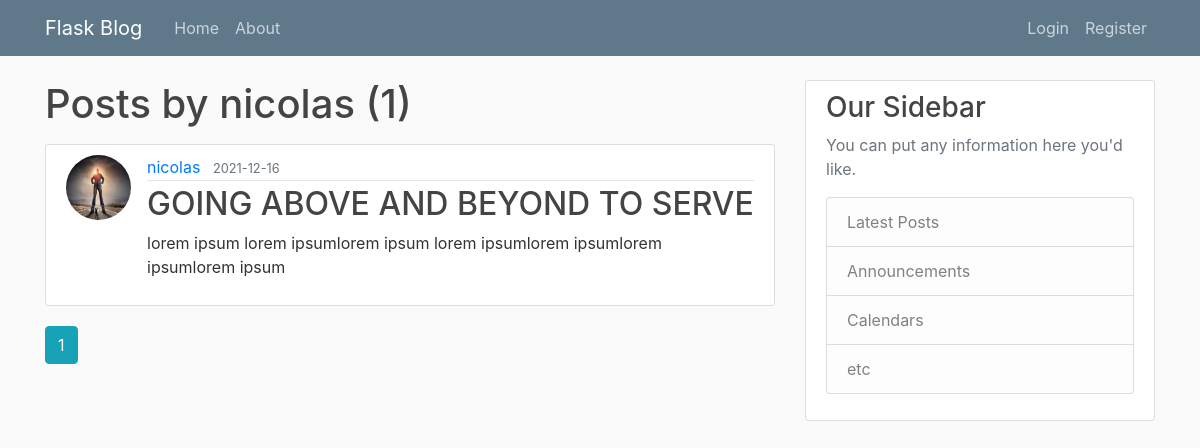
Page /user/nicolas on the earlier database version.
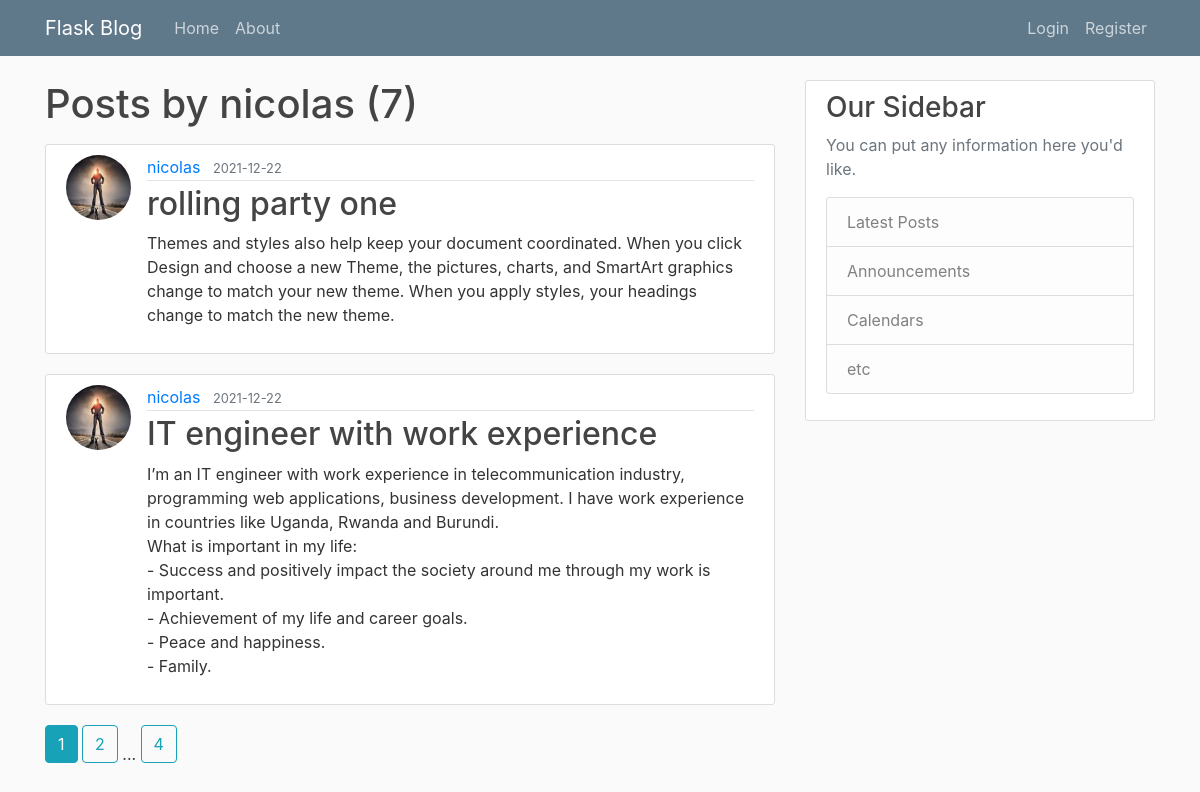
Same page on the later database version.
### blog/models.py (models this page shows, shortened)
class User(db.Model, UserMixin):
    id = db.Column(db.Integer, primary_key=True)
    username = db.Column(db.String(20),
                         unique=True,
                         nullable=False)
    email = db.Column(db.String(120),
                      unique=True,
                      nullable=False)
    image_file = db.Column(db.String(20),
                           nullable=False,
                           default='default.jpg')
    password = db.Column(db.String(60),
                         nullable=False)
    posts = db.relationship('Post', backref='author', lazy=True)

class Post(db.Model):
    id = db.Column(db.Integer, primary_key=True)
    title = db.Column(db.String(100),
                      nullable=False)
    date = db.Column(db.DateTime, nullable=False, default=datetime.utcnow)
    content = db.Column(db.Text,
                        nullable=False)
    user_id = db.Column(db.Integer, db.ForeignKey('user.id'), nullable=False)

### blog/routes.py (the view)
@app.route("/user/<string:username>")
def user_posts(username):
    page = request.args.get('page', 1, type=int)
    user = User.query.filter_by(username=username).first_or_404()
    posts = Post.query.filter_by(author=user)\
        .order_by(Post.date.desc())\
        .paginate(page=page, per_page=2)
    return render_template('user_posts.html', posts=posts, user=user)

### blog/templates/user_posts.html (shortened to what this page needs)
{% extends 'base.html' %}
{% block content %}
    <h1 class="mb-3"> Posts by {{ user.username }} ({{ posts.total }})</h1>
    {% for post in posts.items %}
        <article class="media content-section">
          <img src="{{ url_for('static', filename='profile/'+ post.author.image_file) }}" class="rounded-circle article-img" alt="">
          <div class="media-body">
            <div class="article-metadata">
              <a class="mr-2" href="{{ url_for('user_posts', username=post.author.username) }}">{{ post.author.username }}</a>
              <small class="text-muted">{{ post.date.strftime('%Y-%m-%d') }}</small>
            </div>
            <h2><a class="article-title" href="{{ url_for('post', post_id=post.id) }}">{{ post.title }}</a></h2>
            <p class="article-content">{{ post.content }}</p>
          </div>
        </article>
    {% endfor %}
    {% for page_num in posts.iter_pages(left_edge=1, right_edge=1, left_current=1, right_current=2) %}
        {% if page_num %}
          {% if posts.page == page_num %}
            <a class="btn btn-info mb-4" href="{{ url_for('user_posts', username=user.username, page=page_num) }}">{{ page_num }}</a>
          {% else %}
            <a class="btn btn-outline-info mb-4" href="{{ url_for('user_posts', username=user.username,  page=page_num) }}">{{ page_num }}</a>
          {% endif %}
        {% else%}
          ...
        {% endif %}
    {% endfor %}
{% endblock %}

### blog/templates/base.html (shortened to what this page needs)
<!DOCTYPE html>
<html lang="en">
<head>
    <link rel="stylesheet" href="https://maxcdn.bootstrapcdn.com/bootstrap/4.0.0/css/bootstrap.min.css">
    <link rel="stylesheet" type="text/css" href="{{ url_for('static', filename='main.css') }}">
</head>
<body>
    <header class="site-header">
      <nav class="navbar navbar-expand-md navbar-dark bg-steel fixed-top">
        <div class="container">
          <a class="navbar-brand mr-4" href="{{ url_for('home') }}">Flask Blog</a>
          <div class="collapse navbar-collapse" id="navbarToggle">
            <div class="navbar-nav mr-auto">
              <a class="nav-item nav-link" href="{{ url_for('home') }}">Home</a>
              <a class="nav-item nav-link" href="{{ url_for('about') }}">About</a>
            </div>
            <div class="navbar-nav">
              {% if current_user.is_authenticated %}
              <a class="nav-item nav-link" href="{{ url_for('new_post') }}">New Post</a>
                <a class="nav-item nav-link" href="{{ url_for('account') }}">Account</a>
                <a class="nav-item nav-link" href="{{ url_for('logout') }}">Logout</a>
              {% else %}
                <a class="nav-item nav-link" href="{{ url_for('login') }}">Login</a>
                <a class="nav-item nav-link" href="{{ url_for('register') }}">Register</a>
              {% endif %}
            </div>
          </div>
        </div>
      </nav>
    </header>
    <main role="main" class="container">
      <div class="row">
        <div class="col-md-8">
            {% block content %}{% endblock %}
        </div>
        <div class="col-md-4">
          <div class="content-section">
            <h3>Our Sidebar</h3>
            <p class='text-muted'>You can put any information here you'd like.
              <ul class="list-group">
                <li class="list-group-item list-group-item-light">Latest Posts</li>
                <li class="list-group-item list-group-item-light">Announcements</li>
                <li class="list-group-item list-group-item-light">Calendars</li>
                <li class="list-group-item list-group-item-light">etc</li>
              </ul>
            </p>
          </div>
        </div>
      </div>
    </main>
</body>
</html>

### blog/static/main.css (style rules this page uses)
body { background: #fafafa; color: #333333; margin-top: 5rem; }
h1, h2, h3, h4, h5, h6 { color: #444444; }
.bg-steel { background-color: #5f788a; }
.site-header .navbar-nav .nav-link { color: #cbd5db; }
.content-section { background: #ffffff; padding: 10px 20px; border: 1px solid #dddddd; border-radius: 3px; margin-bottom: 20px; }
.article-title { color: #444444; }
.article-content { white-space: pre-line; }
.article-img { height: 65px; width: 65px; margin-right: 16px; }
.article-metadata { padding-bottom: 1px; margin-bottom: 4px; border-bottom: 1px solid #e3e3e3 }

Differences in the rows shown:
no longer on this page (row edited): Post: image_file (picture), author.username "nicolas", date "2021-12-16", title "GOING ABOVE AND BEYOND TO SERVE", content "lorem ipsum lorem ipsumlorem ipsum lorem ipsumlorem ipsumlorem ipsumlorem ipsum"
added Post: image_file (picture), author.username "nicolas", date "2021-12-22", title "rolling party one", content "Themes and styles also help keep your document coordinated. When you click Design and choose a new Theme, the pictures, charts, and SmartArt graphics change to match your new theme. When you apply styles, your headings change to match the new theme."
added Post: image_file (picture), author.username "nicolas", date "2021-12-22", title "IT engineer with work experience", content "I’m an IT engineer with work experience in telecommunication industry, programming web applications, business development. I have work experience in countries like Uganda, Rwanda and Burundi. What is important in my life: - Success and positively impact the society around me through my work is important. - Achievement of my life and career goals. - Peace and happiness. - Family."
Other differences:
{{ posts.total }}: "1" → "7"
new list line: "2"
new list line: "4"
